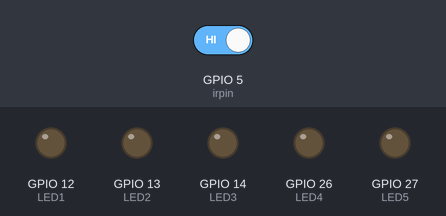
Simulated run of this sketch. Board: ESP32. On the bench: output pins drawn as LEDs (lit = HIGH). Inputs (shaded band) come from the test bench; at power-on: GPIO 5 (irpin) HIGH.

Above: at 1.4 s.
1.5 s: GPIO 5 (irpin) driven LOW
At 1.65 s:
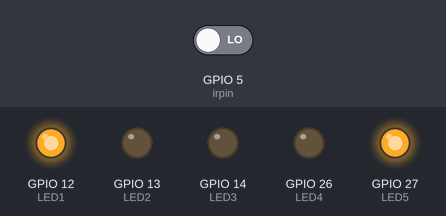
At 2.5 s:
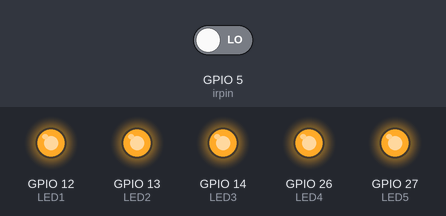
4.5 s: GPIO 5 (irpin) driven HIGH
At 4.95 s:
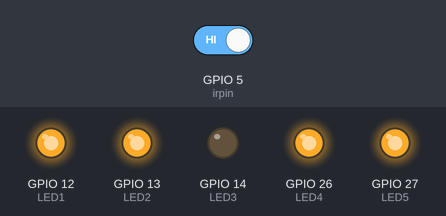
Timing chart, 0 to 7.5 s (numbered marks = the images above; inputs shaded):
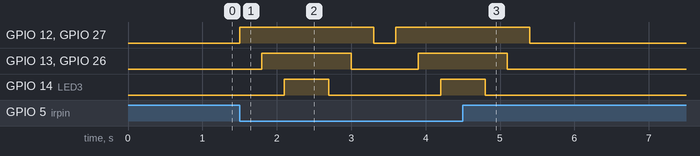

The sketch:

IR_sensor2.ino.ino
```cpp
int irpin = 5;
int ir;
int LED1 = 12;
int LED2 = 13;
int LED3 = 14;
int LED4 = 26;
int LED5 = 27;


void setup()
{
pinMode(5,INPUT);
pinMode(12,OUTPUT);
pinMode(13,OUTPUT);
pinMode(14,OUTPUT);
pinMode(26,OUTPUT);
pinMode(27,OUTPUT);
}

void loop()
{
ir=digitalRead(irpin);
//while(digitalRead(irpin))
//delay(300);
if(ir==LOW)
{
  digitalWrite(LED1,HIGH);
  digitalWrite(LED5,HIGH);
  delay(300);
  digitalWrite(LED2,HIGH);
  digitalWrite(LED4,HIGH);
  delay(300);
  digitalWrite(LED3,HIGH);
  delay(600);
  digitalWrite(LED3,LOW);
  delay(300);
  digitalWrite(LED2,LOW);
  digitalWrite(LED4,LOW);
  delay(300);
  digitalWrite(LED1,LOW);
  digitalWrite(LED5,LOW);
  delay(300);
}

else
{
   digitalWrite(LED1,LOW);
   digitalWrite(LED2,LOW);
   digitalWrite(LED3,LOW);
   digitalWrite(LED4,LOW);
   digitalWrite(LED5,LOW);
   delay(300);
}

}
```

Measured:
- after the input at 1.5 s, GPIO 12 (LED1), GPIO 27 (LED5): LOW → HIGH at once, → LOW 1.8 s later, → HIGH 0.30 s later; GPIO 13 (LED2), GPIO 26 (LED4): LOW → HIGH after 0.30 s, → LOW 1.2 s later, → HIGH 0.90 s later; GPIO 14 (LED3): LOW → HIGH after 0.60 s, → LOW 0.60 s later, → HIGH 1.5 s later
- after the input at 4.5 s, GPIO 12 (LED1), GPIO 27 (LED5): goes on until 5.4 s, then stays LOW; GPIO 13 (LED2), GPIO 26 (LED4): goes on until 5.1 s, then stays LOW; GPIO 14 (LED3): goes on until 4.8 s, then stays LOW
